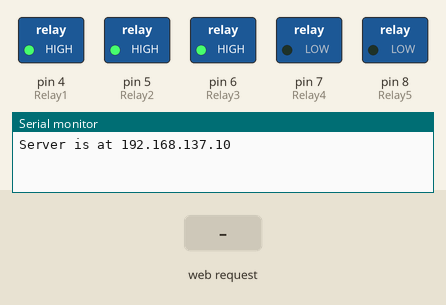
Recording of a sketch running on a simulated Arduino Uno, built with avr-gcc and run on an emulated ATmega328P. Shown: switched loads named in the sketch (green lamp = pin HIGH), the last lines printed to the serial monitor. The test bench sets the inputs (shaded band). WiFi joins after 1.5 s; servers stay silent unless stated.

Above: at 3.2 s.
3.3 s: HTTP request GET /?Relay1=2 received
At 4.5 s:
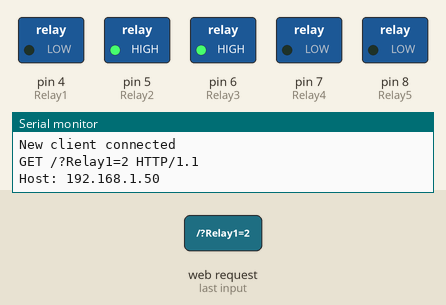
4.8 s: HTTP request GET /?Relay2=3&Relay3=4 received
At 6.0 s:
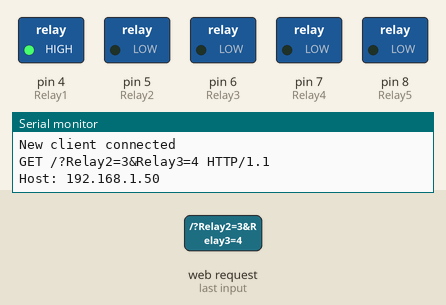
6.3 s: HTTP request GET /?Relay2=3 received
At 7.0 s:
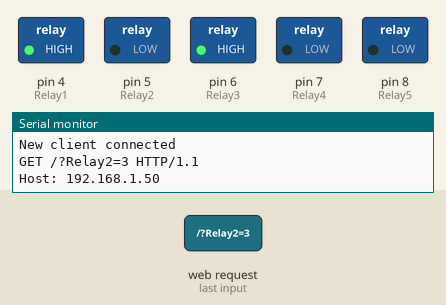
7.8 s: HTTP request GET /?Relay3=4 received
At 8.1 s:
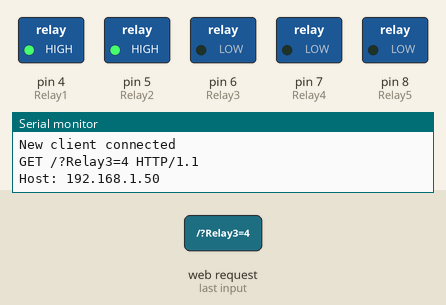
9.3 s: HTTP request GET /?Relay1=2&Relay2=3 received
At 9.6 s:
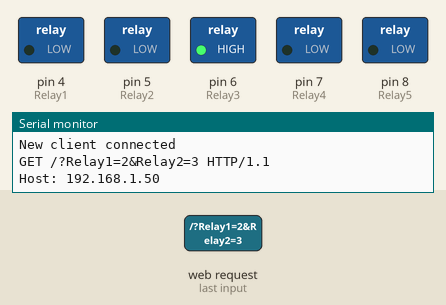
10.8 s: HTTP request GET /?Relay1=2&Relay3=4 received
At 11.9 s:
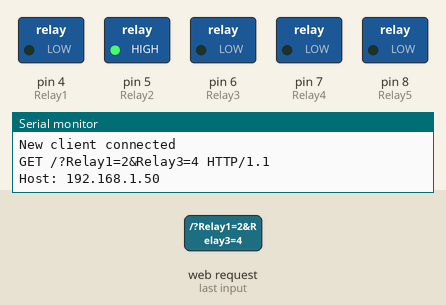
Timing chart, 0 to 13.3 s (numbered marks = the images above; inputs shaded):
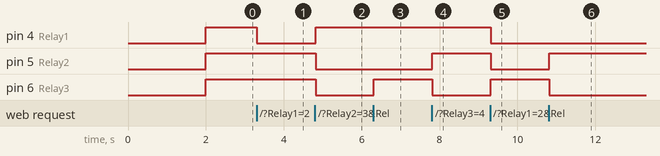

Measured:
- after the input at 3.3 s, pin 4 (Relay1): HIGH → LOW at once
- after the input at 4.8 s, pin 4 (Relay1): LOW → HIGH at once; pin 5 (Relay2), pin 6 (Relay3): HIGH → LOW at once
- after the input at 6.3 s, pin 6 (Relay3): LOW → HIGH at once
- after the input at 7.8 s, pin 5 (Relay2): LOW → HIGH at once; pin 6 (Relay3): HIGH → LOW at once
- after the input at 9.3 s, pin 4 (Relay1), pin 5 (Relay2): HIGH → LOW at once; pin 6 (Relay3): LOW → HIGH at once
- after the input at 10.8 s, pin 5 (Relay2): LOW → HIGH at once; pin 6 (Relay3): HIGH → LOW at once

The sketch:

GalileoToInternet.ino
```cpp
#include <String.h>
#include <Wire.h>
#include <LiquidCrystal_I2C.h>
#include <SPI.h>
#include <Ethernet.h>

int i, n;
int Relay1 = 4;
int Relay2 = 5;
int Relay3 = 6;
int Relay4 = 7;
int Relay5 = 8;

String msg;
String Startup = "Setup, Complete..Ready!";
String DoorMsg = "Door Has Been Opened";

byte mac[] = {0x98, 0x4F, 0xEE, 0x01, 0x81, 0xEA};
IPAddress ip(192, 168, 137, 10);
char* SensReadOut[] = {"OFF", "ON"};
EthernetServer server(80);

// Store the LED's status (1: on; 0: off)
int Relay1Status = 0;
int Relay2Status = 0;
int Relay3Status = 0;
int Relay4Status = 0;
// String to store the incoming HTTP request
String HTTPRequest;


void setup()
{
  pinMode(Relay1, OUTPUT);
  pinMode(Relay2, OUTPUT);
  pinMode(Relay3, OUTPUT);
  pinMode(Relay4, OUTPUT);
  pinMode(Relay5, OUTPUT);
  // Open serial communications
  Serial.begin(9600);
  // Delay to give time to open the Serial console
  delay(2000);

  // Start the Ethernet connection and the server
  Ethernet.begin(mac, ip);
  server.begin();

  // Display Server IP
  Serial.print("Server is at ");
  Serial.println(Ethernet.localIP());

  digitalWrite(Relay1, HIGH);
  digitalWrite(Relay2, HIGH);
  digitalWrite(Relay3, HIGH);
}

void loop()
{
  // Listen for incoming clients
  EthernetClient client = server.available();
  // Serve web page & handle client requests
  if(client) {
    Serial.println("New client connected");
    handleClient(client);
  }
  // Close the connection
  client.stop();
}


void handleClient(EthernetClient &client)
{
  boolean currentLineIsBlank = true;
  // Run while the client is connected
  while (client.connected()) {
    // If client data is available to read
    if(client.available()) {
      // Read 1 byte (1 character) from client
      char c = client.read();
      // Add the data to the String
      HTTPRequest += c;
      // Echo characters to Serial
      Serial.write(c);
      // The last line of a client request is blank and ends with \n
      // Respond to client only after last line has been received
      if (c == '\n' && currentLineIsBlank) {
        // Send a standard http response header
        client.println("HTTP/1.1 200 OK");
        client.println("Content-Type: text/html");
        client.println("Connection: close");
        client.println();

        // Serve the web page to the Client. This involves writing some HTML to the browser. I used CoffeeCup
        // to see what my HTML webpage looked like, before wrapping each statement in client.println() calls.
        // First write the opening HTML tags and browser tab title and webpage headings
        client.println("<!DOCTYPE html>");
        client.println("<html>");
        client.println("<head>");
        // Add a meta refresh tag, so the browser pulls again every 5 seconds:
        client.println("<meta http-equiv=\"refresh\" content=\"5\">");
        client.println("<title>Galileo Project</title>");
        client.println("</head>");
        // You can set the background and text colours using strings
        client.println("<body bgcolor=\"white\" text=\"navy\">");
        client.println("<h1>Galileo Project</h1>");
        client.println("<p>Turn Relays on/off</p>");

        // Use a HTML form to get the user input via a checkbox
        client.println("<form method=\"get\">");
        // First check if the checkbox has been clicked
        if(HTTPRequest.indexOf("GET /?Relay1=2") > -1)
          Relay1Status = 1;
         else if(HTTPRequest.indexOf("GET /?") > -1)
          Relay1Status = 0;

        if(HTTPRequest.indexOf("GET /?Relay2=3") > -1)
          Relay2Status = 1;
        else if(HTTPRequest.indexOf("GET /?") > -1)
          Relay2Status = 0;
        if(HTTPRequest.indexOf("GET /?Relay3=4") > -1)
          Relay3Status = 1;
        else if(HTTPRequest.indexOf("GET /?") > -1)
          Relay3Status = 0;

        if(HTTPRequest.indexOf("GET /?Relay2=3&Relay3=4") > -1){
          Relay2Status = 1;
          Relay3Status = 1;
        }
        if(HTTPRequest.indexOf("GET /?Relay1=2&Relay2=3") > -1){
          Relay1Status = 1;
          Relay2Status = 1;
        }
        if(HTTPRequest.indexOf("GET /?Relay1=2&Relay3=4") > -1){
          Relay1Status = 1;
          Relay3Status = 1;
        }
        if(HTTPRequest.indexOf("GET /?Relay1=2&Relay2=3&Relay3=4") > -1){
          Relay1Status = 1;
          Relay2Status = 1;
          Relay3Status = 1;
        }


        // Display the checked/unchecked box on the webpage as requested
        // & turn on/off the LED on the board at the same time
        if(Relay1Status == 1) {
          client.println("<input type=\"checkbox\" name=\"Relay1\" value=\"2\" onclick=\"submit();\" checked>Relay1");
          digitalWrite(Relay1, LOW);
        }
        else {
          client.println("<input type=\"checkbox\" name=\"Relay1\" value=\"2\" onclick=\"submit();\">Relay1");
          digitalWrite(Relay1, HIGH);
        }
        if(Relay2Status == 1) {
          client.println("<input type=\"checkbox\" name=\"Relay2\" value=\"3\" onclick=\"submit();\" checked>Relay2");
          digitalWrite(Relay2, LOW);
        }
        else {
          client.println("<input type=\"checkbox\" name=\"Relay2\" value=\"3\" onclick=\"submit();\">Relay2");
          digitalWrite(Relay2, HIGH);
        }
        if(Relay3Status == 1) {
          client.println("<input type=\"checkbox\" name=\"Relay3\" value=\"4\" onclick=\"submit();\" checked>Relay3");
          digitalWrite(Relay3, LOW);
        }
        else {
          client.println("<input type=\"checkbox\" name=\"Relay3\" value=\"4\" onclick=\"submit();\">Relay3");
          digitalWrite(Relay3, HIGH);
        }

        // Write the closing HTML tags to the webpage
        client.println("</form>");
        client.println("</body>");
        client.println("</html>");

        // Reset the HTTPRequest string
        HTTPRequest = "";

        break;
      } // end if (c == '\n' && currentLineIsBlank)

      // Check for the end of a line. Every line of text ends with \r\n
      if(c == '\n') {
        // Reset the flag ready for the new line
        currentLineIsBlank = true;
      }
      else if(c != '\r') {
        // A text character was received
        currentLineIsBlank = false;
      }
    } // end if (client.available())
  } // end while (client.connected())

  // Give the web browser time to receive the data
  delay(1);
}
```
